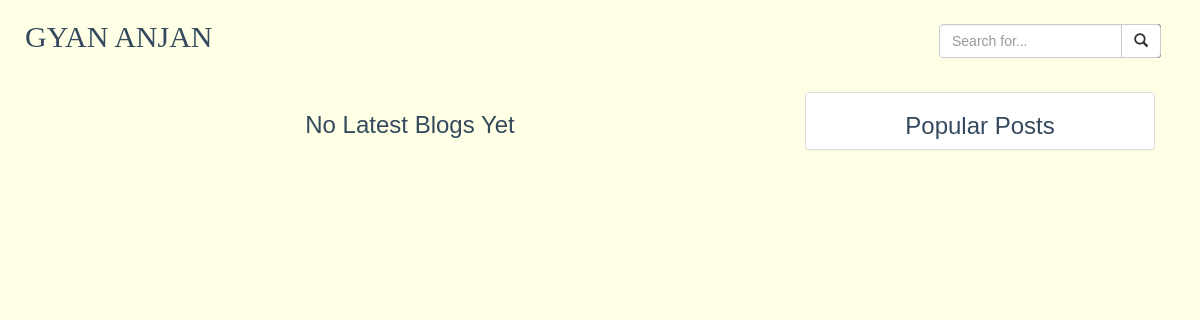
/blog, run on an earlier commit of the app's database.
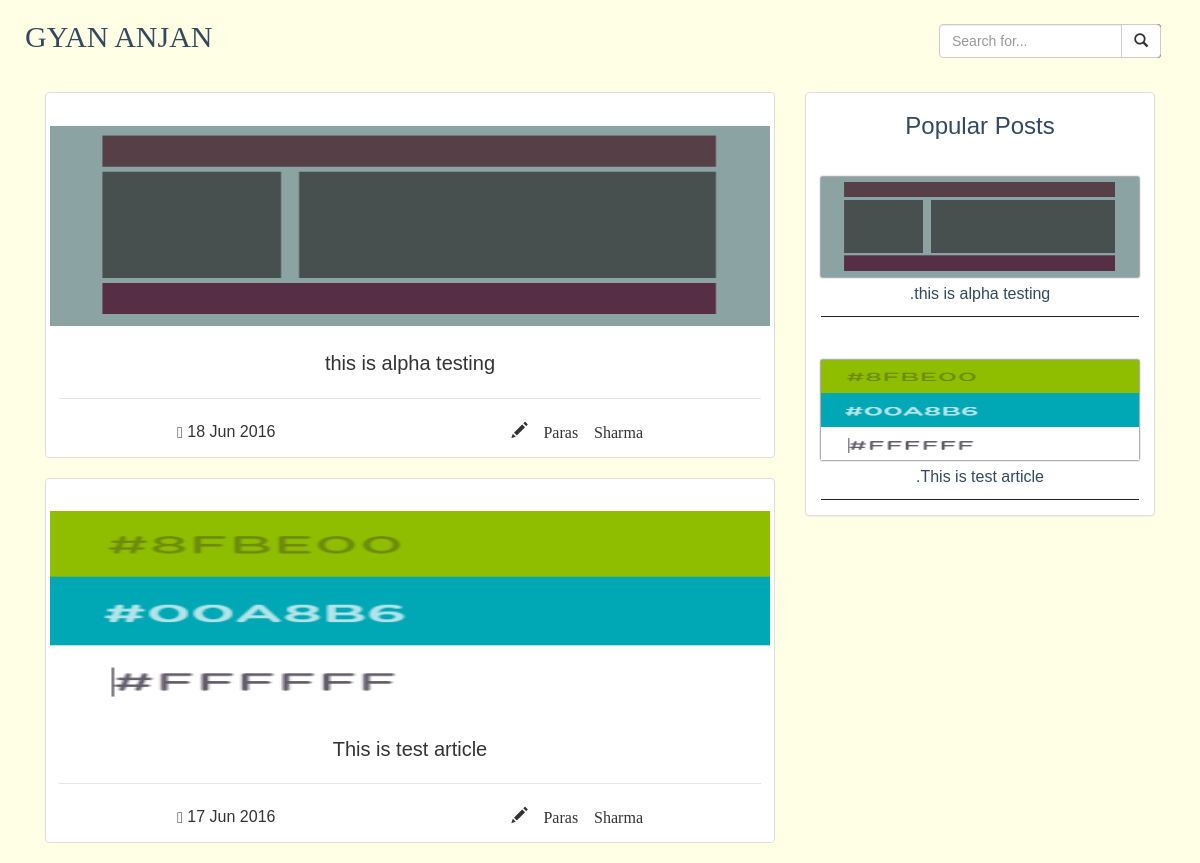
And on a later commit of the database.
### tables this page shows
CREATE TABLE `blog` (
  `id` int(11) NOT NULL,
  `title` varchar(100) NOT NULL,
  `author` varchar(100) NOT NULL,
  `blog` longtext NOT NULL,
  `date` varchar(32) NOT NULL,
  `image` varchar(100) NOT NULL
);

### blog.php (the view, shortened to what this page needs)
<?php include 'includes/meta.php';
include 'admin/db/connect.php';
$query="SELECT * FROM blog ORDER BY date DESC";
$result=$db->query($query);
$queryo = "SELECT * FROM blog ORDER BY date DESC LIMIT 5";
$resulto = $db->query($queryo);
?>
	<?php include 'includes/css.php';
    ?>
		</head>
		<body class="container">
			<?php include 'includes/nav.php';
      include 'includes/map.php';?>
				<div class="head">
					<div class="evd col-md-12">
						<div class="col-md-8">
							<?php
							if($result->num_rows>0) {
								while ($row=$result->fetch_assoc()) {
							echo    '<a href="blog-view?id='.$row['id'].'">';
							echo		'<div class="posts thumbnail">';
							echo			'<img class="img-responsive" src="admin/images/reduceSize/'.$row['image'].'"alt="" style="box-shadow:none">';
							echo			'<div class="caption">';
							echo				'<div class="heading">'.$row['title'].'</div><hr>';
							echo				'<div class="attr">';
							echo				'<span class="date"><span class="glyphicon glyphicon-calendar"></span> '.date("d M Y",strtotime($row['date'])).'</span>';
							echo				'<span class="main-head"><span class="glyphicon glyphicon-pencil"> '.$row['author'].'</span>';
							echo				'</div>';
							echo			'</div>';
							echo		'</div>';
							echo '</a>';
								}
							}
						else {
							echo "<h3 class='text-center'>No Latest Blogs Yet</h3>";
						}
						?>
						</div>
						<div class="col-md-4">
							<div class="panel panel-default text-center">
								<h3>Popular Posts</h3>
								<?php
								if($resulto->num_rows>0) {
									while($data=$resulto->fetch_assoc()) {
							echo		'<div class="panel-body">';
							echo    '<a href="blog-view?id='.$data['id'].'">';
							echo	'<div class="attr1">';
							echo		'<img class="img-responsive" src="admin/images/reduceSize/'.$data['image'].'" alt="" style="height:100px">';
							echo		'<div class="tname text-center">.'.$data['title'].'</div>';
							echo	'</div>';
							echo '</a>';
							echo '</div>';
									}
								}
							?>
							</div>
						</div>
					</div>
		</body>
		</html>

### includes/meta.php (shortened to what this page needs)
<!DOCTYPE html>
<html lang="en">
<head>

### includes/css.php (shortened to what this page needs)
<link href="css/animate.min.css" rel="stylesheet">
<link href="css/bootstrap.min.css" rel="stylesheet">
<link href="css/font-awesome.min.css" rel="stylesheet">
<link href="css/main.min.css" rel="stylesheet">
<link href="css/adjust.min.css" rel="stylesheet">
<link href="css/animate.css" rel="stylesheet">
    <link href="css/startload.css" rel="stylesheet" />
    <link href="css/mediaset.min.css" rel="stylesheet" type="text/css">

### includes/nav.php (shortened to what this page needs)
<div class="navbar-fixed-top container" style="background-color:#ffffe5;z-index:18">
    <div class="row">
        <div class="col-xs-12 col-sm-12 col-lg-6">
            <div id="head_wrap">
                <div id="header">
                    <a href="index" style="color:#34495E">
                        <h2 class="toph hset" style="font-family:'algerian' !important;text-align:center;">GYAN ANJAN</h2></a>
                </div>
            </div>
        </div>
        <div class="col-lg-3 col-sm-12">
            <form class="style" action="search_results.php">
                <div class="input-group">
                    <input id="tipue_search_input" autocomplete="off" required type="text" name="q" class="form-control len" placeholder="Search for...">
                    <span class="input-group-btn">
                        <button class="btn btn-default" type="submit"><i class="glyphicon glyphicon-search"></i></button>
                    </span>
                </div>
            </form>
        </div>
    </div>
</div>

### blog.php (style rules this page uses)
.evd img { height: 200px; width: 100%; margin-top: 4%; margin-bottom: 2%; }
.posts { margin-bottom: 20px; }
.heading { text-align: center; font-size: 20px; }
.attr { display: flex; justify-content: space-around }
.attr1 { display: block; justify-content: center; border-bottom: 1px solid #222; padding-bottom: 10px; }
.main-head { font-family: 'helvetica' !important; }

What changed in the data, as far as the page shows it:
added blog: image (picture), title "this is alpha testing", date "18 Jun 2016", author "Paras Sharma"
added blog: image (picture), title "This is test article", date "17 Jun 2016", author "Paras Sharma"
Also different on the page:
text no longer shown: "No Latest Blogs Yet"
